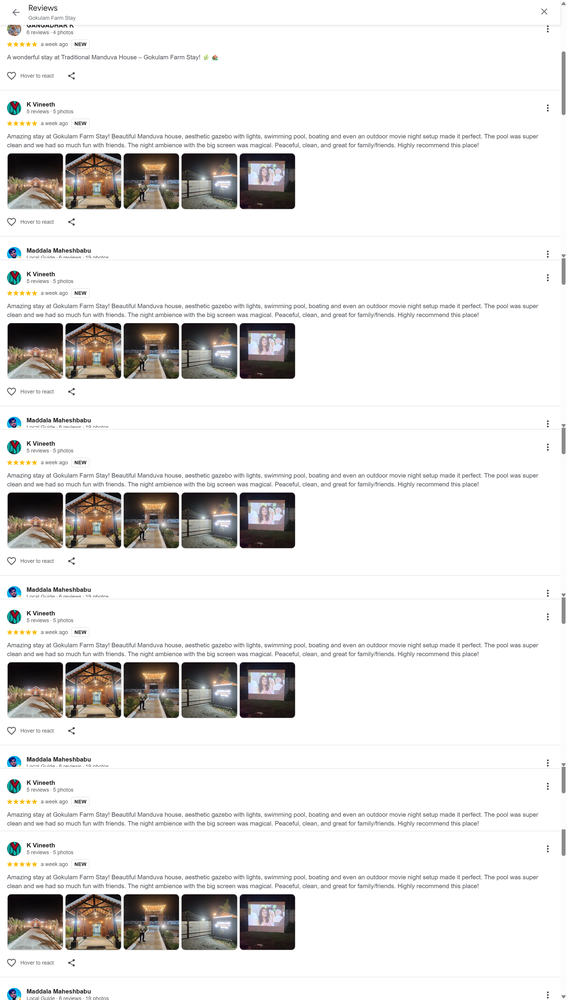
#> input picture images/Reviews.png, 567 x 1000 px, shrunk from 1920 x 3388 before the run, found by its file name
$ python slice_reviews.py
#> lines starting #> are read from the running program, lines starting #| are printed output that depends on the picture
import cv2
import numpy as np
from PIL import Image

def slice_reviews(image_path, output_prefix):
    # Load image using OpenCV
#> called with image_path = 'd:/Gokulam/images/Reviews.png', output_prefix = 'd:/Gokulam/images/review_slice'
    img = cv2.imread(image_path)
#> img is the input picture: shape (1000, 567, 3); mean B, G, R 227.3, 228.3, 229.5
    if img is None:
        print("Failed to load image")
        return

    gray = cv2.cvtColor(img, cv2.COLOR_BGR2GRAY)
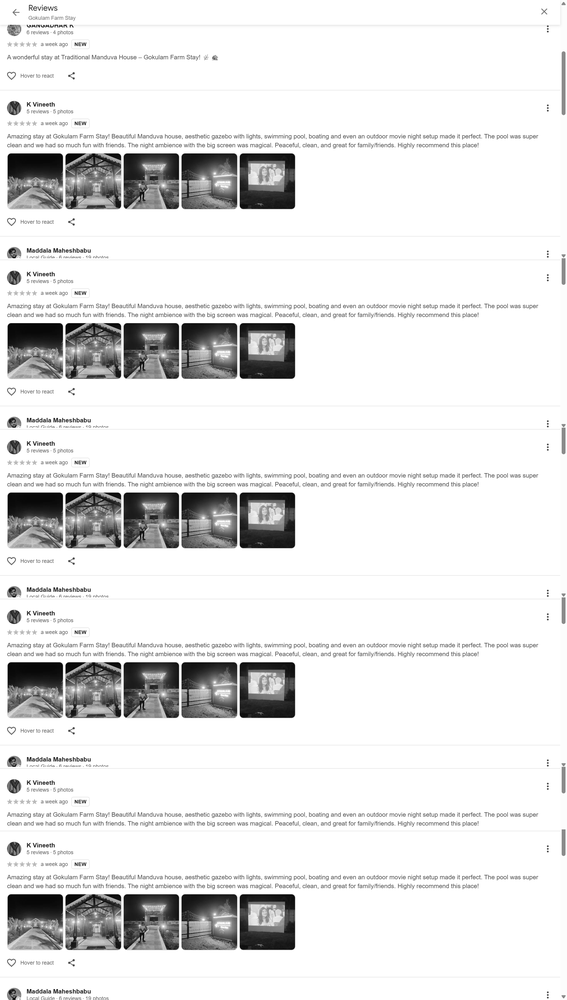
#> gray: shape (1000, 567); min 0, max 255, mean 228.6

    # In GMB reviews, the background is usually white (#FFFFFF) or very light grey.
    # Let's find rows where almost all pixels are very bright.
    # A row is considered a "gap" if its variance is very low and its mean is very high.

    # Calculate row-wise mean and std
    row_means = np.mean(gray, axis=1)
#> row_means = 1000 values, max 255 at index 50, min 141.8 at index 154, mean 228.6
    row_stds = np.std(gray, axis=1)
#> row_stds = 1000 values, max 121 at index 154, min 0 at index 235, mean 33.91

    # We want rows that are white-ish and flat (low std)
    # Let's say a gap is where mean > 240 and std < 5
    is_gap = (row_means > 240) & (row_stds < 5)

    # We want to find contiguous blocks of gaps to split the image
    # We will find the middle of each gap block.

    gaps = []
    in_gap = False
    gap_start = 0

    for i, val in enumerate(is_gap):
        if val and not in_gap:
            in_gap = True
            gap_start = i
        elif not val and in_gap:
            in_gap = False
            gap_end = i
            # If the gap is thick enough (e.g., > 10 pixels), we consider it a separator
            if gap_end - gap_start > 10:
                gaps.append((gap_start + gap_end) // 2)
#> this loop made 1000 passes
#> (val, in_gap) on passes 1, 3, 16, 17, 21, 25, 37, 43, 48, 53: (True, True), (False, False), (True, True), (False, False), (True, True), (False, False), (True, True), (False, False), (True, True), (False, False)
#> after the loop, gap_end = 988; gap_start = 967; gaps = [236, 406, 575, 745, 977]; in_gap = False

    print(f"Found {len(gaps)} potential splits: {gaps}")
#| Found 5 potential splits: [236, 406, 575, 745, 977]

    # If we didn't find clear gaps, fallback to splitting by 3 equal parts (common for 3 reviews)
    if len(gaps) == 0:
        print("No clear gaps found, splitting into 3 equal parts.")
        h = img.shape[0]
        gaps = [h // 3, 2 * h // 3]

    # We will slice the image using these gaps
    # Add 0 at the beginning and height at the end
    splits = [0] + gaps + [img.shape[0]]
#> splits = [0, 236, 406, 575, 745, 977, 1000]

    pil_img = Image.open(image_path)
    saved_files = []

    for i in range(len(splits) - 1):
        top = splits[i]
        bottom = splits[i+1]

        # Don't save tiny slices
        if bottom - top < 50:
            continue

        cropped = pil_img.crop((0, top, img.shape[1], bottom))
        out_name = f"{output_prefix}_{len(saved_files)+1}.png"
        cropped.save(out_name)
        saved_files.append(out_name)
        print(f"Saved {out_name} (height: {bottom - top})")
#> this loop made 6 passes
#> (top, bottom, out_name) on passes 1 to 5: (0, 236, 'd:/Gokulam/images/review_slice_1.png'), (236, 406, 'd:/Gokulam/images/review_slice_2.png'), (406, 575, 'd:/Gokulam/images/review_slice_3.png'), (575, 745, 'd:/Gokulam/images/review_slice_4.png'), (745, 977, 'd:/Gokulam/images/review_slice_5.png')
#> (top, bottom) on pass 6: (977, 1000)
#| Saved d:/Gokulam/images/review_slice_1.png (height: 236)
#| Saved d:/Gokulam/images/review_slice_2.png (height: 170)
#| Saved d:/Gokulam/images/review_slice_3.png (height: 169)
#| Saved d:/Gokulam/images/review_slice_4.png (height: 170)
#| Saved d:/Gokulam/images/review_slice_5.png (height: 232)
#> pass 1, in slice_reviews, `cropped = pil_img.crop((0, top, img.shape[1], bottom))`:
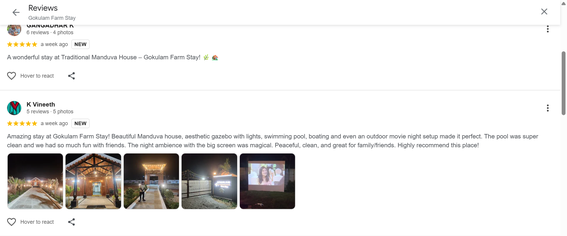
#> cropped: PIL image 567x236 RGBA; mean R, G, B, A 233.4, 232.3, 231.3, 255
#> pass 2, in slice_reviews, `cropped = pil_img.crop((0, top, img.shape[1], bottom))`:
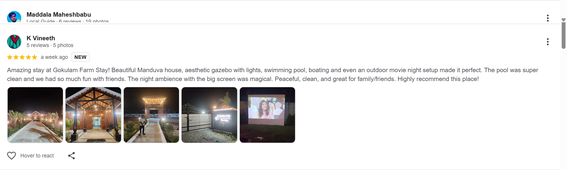
#> cropped: PIL image 567x170 RGBA; mean R, G, B, A 226.1, 224.6, 223.5, 255
#> pass 3, in slice_reviews, `cropped = pil_img.crop((0, top, img.shape[1], bottom))`:
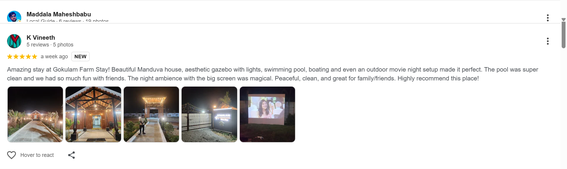
#> cropped: PIL image 567x169 RGBA; mean R, G, B, A 225.9, 224.5, 223.3, 255
#> after the loop:
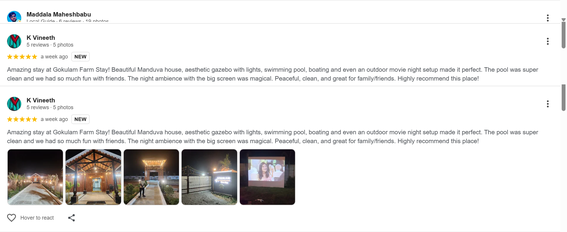
#> cropped: PIL image 567x232 RGBA; mean R, G, B, A 231.3, 230.4, 229.5, 255
#> after the loop, saved_files = ['d:/Gokulam/images/review_slice_1.png', 'd:/Gokulam/images/review_slice_2.png', 'd:/Gokulam/images/review_slice_3.png', 'd:/Gokulam/images/review_slice_4.png', 'd:/Gokulam/images/review_slice_5.png']

slice_reviews("d:/Gokulam/images/Reviews.png", "d:/Gokulam/images/review_slice")
